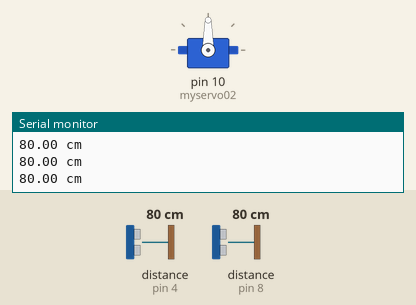
This sketch was run on a simulated Arduino Uno, built with avr-gcc and run on an emulated ATmega328P. Shown: servo, the last lines printed to the serial monitor. Wiring (inferred from the names in the program): 2 × ultrasonic range finder: trigger pin 5, echo pin 4 / trigger pin 9, echo pin 8. The inputs (shaded band) are chosen by the test bench; at power-on: distance to the obstacle (sensors on pin 8, pin 4) 80 cm. The echo pulse lasts 58.3 µs per cm; the audio player accepts every command and is not drawn.

Above: at 1.2 s.
1.3 s: distance to the obstacle (sensor on pin 8) set to 5 cm
4.3 s: distance to the obstacle (sensor on pin 8) set to 2 cm
At 5.5 s:
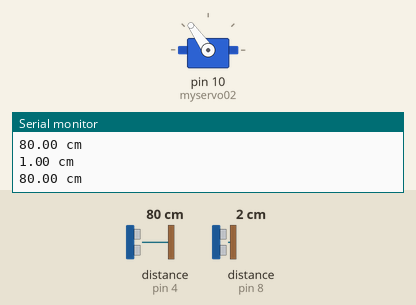
7.3 s: distance to the obstacle (sensor on pin 8) set to 250 cm
At 8.1 s:
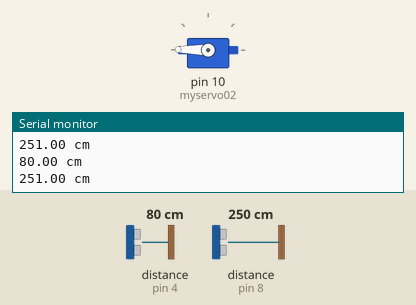
Timing chart, 0 to 10.3 s (numbered marks = the images above; inputs shaded):
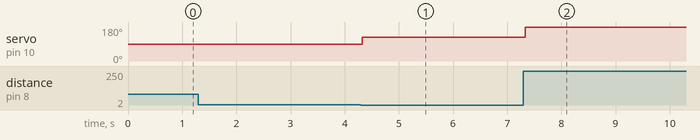

The sketch:

trash_bin.ino
```cpp
#include <DFPlayer_Mini_Mp3.h>
#include <Servo.h>
#include <SoftwareSerial.h>


//초음파 센서 핀설정
int trig01Pin = 9;// 쓰레기
int echo01Pin = 8;
int trig02Pin = 5;// 사람
int echo02Pin = 4;
long echo_time01 = 0;// 쓰레기
long echo_time02 = 0;// 사람

// 서보모터
//Servo myservo01;//팔
Servo myservo02;//압축
float duration01, distance01;// 쓰레기
float duration02, distance02;// 사람

void setup () {
    Serial.begin (9600);
    mp3_set_serial (Serial);     // DFPlayer-mini mp3 module 시리얼 세팅
    delay(1);                     // 볼륨을 Setup 하기 위한 delay
    mp3_set_volume (10);          // 볼륨 0~30

    // 초음파 센서 핀설정
    pinMode(trig01Pin, OUTPUT);
    pinMode(echo01Pin, INPUT);
    pinMode(trig02Pin, OUTPUT);
    pinMode(echo02Pin, INPUT);

   // myservo01.attach();
    myservo02.attach(10);
}


void loop () {

 us_distance01();
 us_distance02();

  if(distance02 < 50) // 장애물이 50cm 이내일 때
  { mp3_play(0001); // 안녕하세요
    delay(3000);
  }
     if(distance02 < 50) // 장애물이 50cm 이내일 때
     {
        mp3_play(0002); // 일반쓰레기만 버려주세요
        delay(4000);
        mp3_play(0003); // 칭찬해주기
        delay(4000);
    }

if(distance01 < 3){
    myservo02.write(125);
    delay(1500);
    myservo02.write(179);
  }

}

void us_distance01(){ // 쓰레기 거리 측정함수

  digitalWrite(trig01Pin, HIGH);
  delayMicroseconds(10);
  digitalWrite(trig01Pin, LOW);
  echo_time01 = pulseIn(echo01Pin, HIGH); // 반사되어 돌아온 초음파의 왕복 시간값
  distance01 = echo_time01/29/2;  // cm 단위로 변환 : distance = echo_time/29/2
  Serial.print(distance01);
  Serial.println(" cm ");
}

void us_distance02(){ // 사람 거리 측정함수

  digitalWrite(trig02Pin, HIGH);
  delayMicroseconds(10);
  digitalWrite(trig02Pin, LOW);
  echo_time02 = pulseIn(echo02Pin, HIGH); // 반사되어 돌아온 초음파의 왕복 시간값
  distance02 = echo_time02/29/2;  // cm 단위로 변환 : distance = echo_time/29/2

  Serial.print(distance02);
  Serial.println(" cm ");
}
```

Measured:
- the behaviour switches between 4 and 3 cm on distance to the obstacle (sensor on pin 8) (found by bisection; images 0 and 1)
- after the input at 4.3 s, servo on pin 10 (myservo02): 90° → 125° at once
- after the input at 7.3 s, servo on pin 10 (myservo02): 125° → 179° at once
